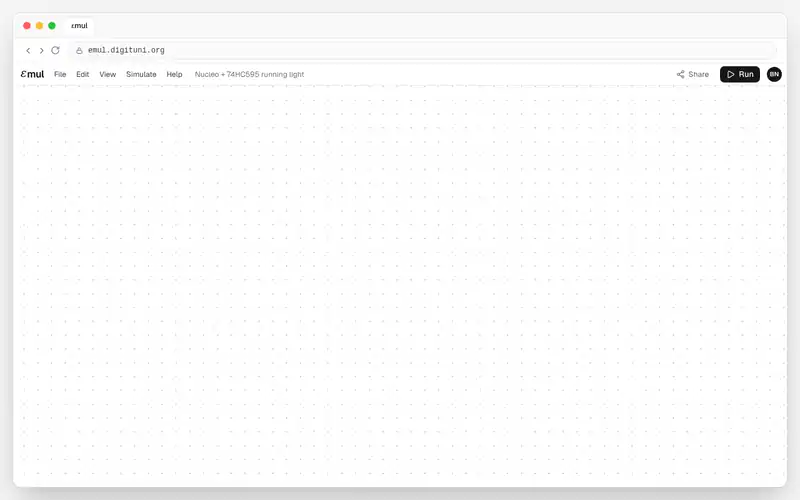
#> input picture .github/assets/hero.webp, 800 x 500 px
$ python gen-texture.py ../../../.github/assets/hero.webp ../../../.github/assets/hero.webp
#> lines starting #> are read from the running program, lines starting #| are printed output that depends on the picture
#!/usr/bin/env python3
"""Turn a picture into the cube's texture: 256 x 256 RGB565, little-endian, row major
(texture.bin, pulled into the image by texture.s). Usage: gen-texture.py photo.png"""
import struct, sys
from PIL import Image

im = Image.open(sys.argv[1]).convert("RGB").resize((256, 256), Image.LANCZOS)
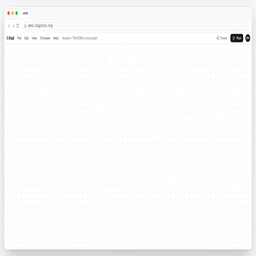
#> im: PIL image 256x256 RGB; mean R, G, B 250.6, 250.6, 250.6
out = bytearray()
for r, g, b in im.getdata():
    out += struct.pack("<H", ((r >> 3) << 11) | ((g >> 2) << 5) | (b >> 3))
#> this loop made 65536 passes
#> (r, g, b) on passes 1 to 3: (245, 245, 245), (245, 245, 245), (245, 245, 245)
open(sys.argv[2] if len(sys.argv) > 2 else "texture.bin", "wb").write(out)
print(len(out), "bytes")
#| 131072 bytes
